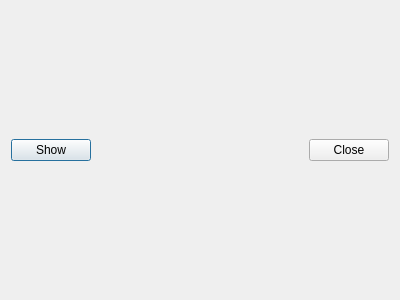
<?xml version="1.0" encoding="UTF-8"?>
<ui version="4.0">
 <class>WaveShowDialog</class>
 <widget class="QDialog" name="WaveShowDialog">
  <property name="geometry">
   <rect>
    <x>0</x>
    <y>0</y>
    <width>400</width>
    <height>300</height>
   </rect>
  </property>
  <property name="windowTitle">
   <string>Wave Display</string>
  </property>
  <layout class="QVBoxLayout" name="verticalLayout">
   <item>
    <layout class="QVBoxLayout" name="chartLayout"/>
   </item>
   <item>
    <layout class="QHBoxLayout" name="horizontalLayout">
     <item>
      <widget class="QPushButton" name="showButton">
       <property name="text">
        <string>Show</string>
       </property>
      </widget>
     </item>
     <item>
      <spacer name="horizontalSpacer">
       <property name="orientation">
        <enum>Qt::Horizontal</enum>
       </property>
       <property name="sizeHint" stdset="0">
        <size>
         <width>40</width>
         <height>20</height>
        </size>
       </property>
      </spacer>
     </item>
     <item>
      <widget class="QPushButton" name="closeButton">
       <property name="text">
        <string>Close</string>
       </property>
      </widget>
     </item>
    </layout>
   </item>
  </layout>
 </widget>
 <resources/>
 <connections/>
</ui>
